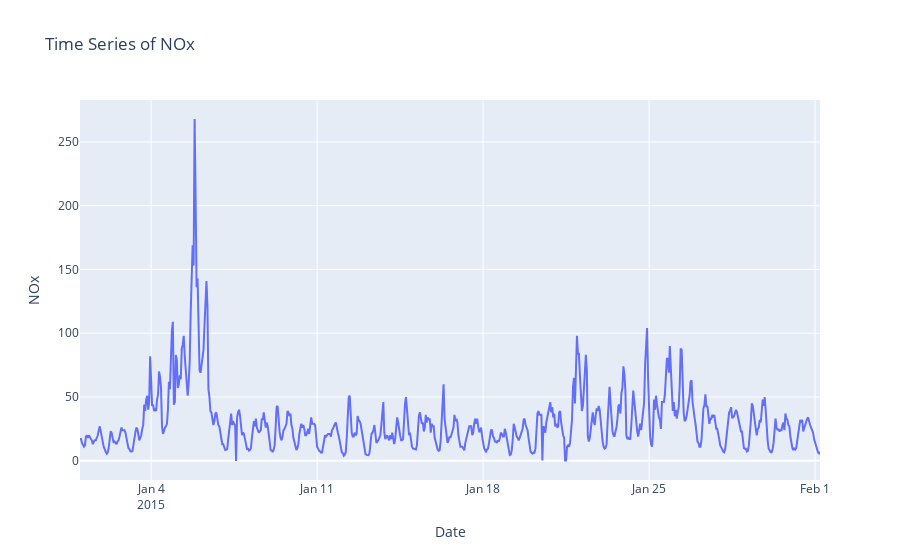

The notebook cell this image was saved under:
### Code cell
diag=px.line(x=dtfr['time'].head(750),y=dtfr['NOx'].head(750),labels={'x':'Date','y':'NOx'},title='Time Series of NOx')
diag.show()

### Figure 1 — Plotly figure (JSON) as saved in the notebook; plotly's stock layout.template omitted (floating-point values rounded to 4 significant figures; data arrays with more than 128 entries replaced by an {"elided": "..."} marker saying what was removed)
{"data": [{"hovertemplate": "Date=%{x}<br>NOx=%{y}<extra></extra>", "legendgroup": "", "line": {"color": "#636efa", "dash": "solid"}, "marker": {"symbol": "circle"}, "mode": "lines", "name": "", "orientation": "v", "showlegend": false, "type": "scatter", "x": {"elided": "750 str values"}, "xaxis": "x", "y": {"elided": "750 float values"}, "yaxis": "y"}], "layout": {"legend": {"tracegroupgap": 0}, "title": {"text": "Time Series of NOx"}, "xaxis": {"anchor": "y", "domain": [0, 1], "title": {"text": "Date"}}, "yaxis": {"anchor": "x", "domain": [0, 1], "title": {"text": "NOx"}}}}
